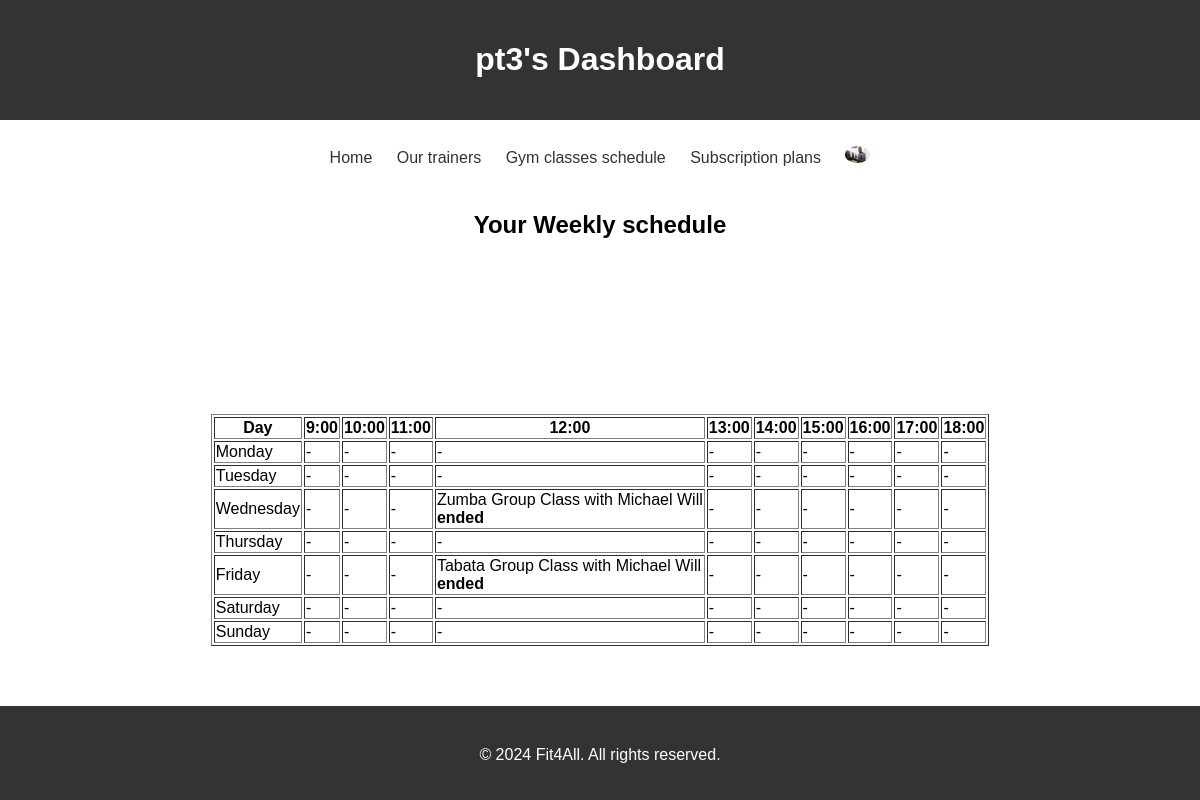
The page /dashboard/ (signed in) on the database its author committed.
### gestione_palestra/models.py (models this page shows)
class User(AbstractUser):
    is_manager = models.BooleanField(default=False)
    is_instructor = models.BooleanField(default=False)
    class Meta:
        verbose_name = _('user')
        verbose_name_plural = _('users')

class TrainerProfile(models.Model):
    user = models.OneToOneField(User, on_delete=models.CASCADE)
    gender_choices = [
        ('M', 'Male'),
        ('F', 'Female'),
    ]
    gender = models.CharField(max_length=1, choices=gender_choices, null=False, blank=True)
    first_name = models.CharField(max_length=100, null=False,blank=True)
    last_name = models.CharField(max_length=100, null=False,blank=True)
    date_of_birth = models.DateField(null=False,blank=True,default=date.today)
    certifications = models.FileField(blank=True)
    profile_picture = models.ImageField(upload_to='profile_pictures/', null=True, blank=True)
    fitness_goals = models.ManyToManyField(FitnessGoal, blank=True)  # Cambio qui
    pt_photo = models.ImageField(upload_to='pt_images/', null=True, blank=True)

class GroupTraining(models.Model):
    trainer = models.ForeignKey(TrainerProfile, on_delete=models.CASCADE)
    DAY_CHOICES = [
        ('Monday', 'Monday'),
        ('Tuesday', 'Tuesday'),
        ('Wednesday', 'Wednesday'),
        ('Thursday', 'Thursday'),
        ('Friday', 'Friday'),
        ('Saturday', 'Saturday'),
        ('Sunday', 'Sunday'),
    ]
    day = models.CharField(max_length=10, choices=DAY_CHOICES)
    START_HOUR_CHOICES = [
        (9, '9:00'),
        (10, '10:00'),
        (11, '11:00'),
        (12, '12:00'),
        (13, '13:00'),
        (14, '14:00'),
        (15, '15:00'),
        (16, '16:00'),
        (17, '17:00'),
        (18, '18:00'),
    ]
    start_hour = models.PositiveSmallIntegerField(choices=START_HOUR_CHOICES)
    duration = models.PositiveIntegerField()  # Durata in minuti
    training_type = models.CharField(max_length=10, choices=[(goal.id, goal.name) for goal in FitnessGoal.objects.all()])
    max_participants = models.PositiveIntegerField()
    total_partecipants = models.PositiveIntegerField(default=0)
    title = models.TextField()
    image = models.ImageField(upload_to='group-classes/', null=True, blank=True)

### gestione_palestra/views.py (the view, shortened to what this page needs)
# urls.py: path('dashboard/', views.Dashboard.as_view(), name='dashboard'),
class Dashboard(View):
    def get(self, request):
        context = {}
        if request.user.is_manager:
            pass
        else:
            if request.user.is_instructor:
                trainer = models.TrainerProfile.objects.get(user=request.user)
                instructor_group_classes = models.GroupTraining.objects.filter(trainer=trainer)
                booked_group_classes = []
                for group_class in instructor_group_classes:
                    booked_group_classes.append(models.GroupClassReservation.objects.filter(group_class=group_class).first())
                booked_training_sessions = models.PersonalTraining.objects.filter(trainer=trainer)
            else:
                booked_group_classes = models.GroupClassReservation.objects.filter(user=request.user)
                booked_training_sessions = models.PersonalTraining.objects.filter(trainer=request.user)
            day_mapping = {
                'Monday': 0,
                'Tuesday': 1,
                'Wednesday': 2,
                'Thursday': 3,
                'Friday': 4,
                'Saturday': 5,
                'Sunday': 6
            }
            schedule = {}
            for day in context_processors.week_days:
                schedule[day] = {}
                for hour in range(9,19):
                    schedule[day][hour] = None
            for booked_group_class in booked_group_classes:
                group_class = booked_group_class.group_class
                if day_mapping[group_class.day] > today.weekday():
                    group_class.expired = False
                elif day_mapping[group_class.day] == today.weekday():
                    if group_class.start_hour >= today.hour:
                        group_class.expired = False
                    else:
                        group_class.expired = True
                else:
                    group_class.expired = True
                schedule[group_class.day][group_class.start_hour] = group_class
            context = {'schedule':schedule}
        return render(request=request, template_name="dashboard.html", context=context)

### gestione_palestra/context_processors.py (called while the page is built)
def global_context(request):
    plans = models.SubscriptionPlan.objects.all()
    fitness_goals_choices = models.FitnessGoal.objects.all()
    fitness_goals = [(goal.id, goal.name) for goal in fitness_goals_choices]
    for plan in plans:
        plan.discounted_price = plan.monthly_price - plan.age_discount
    context =   {
                    'gym_name': 'Fit4All',
                    'now': datetime.date.today,
                    'subscription_plans':plans,
                    'fitness_goals':fitness_goals,
                    'days':week_days,
                    'hours':range(9,19)
                }
    return context

### templates/dashboard.html (shortened to what this page needs)
{% extends "base.html" %}
{% block header %} {{ request.user }}'s Dashboard {% endblock header %}
{% block content %}
{% if request.user.is_manager %}
    <h2>Create Group Training</h2>
    <a href="{% url 'create_group_training' %}" class="button">Create Group Training</button>
{% else %}
<h2>Your Weekly schedule</h2>
<table border="1" style="margin:auto;">
    <tr>
        <th>Day</th>
        {% for hour in hours %}
            <th>{{ hour }}:00</th>
        {% endfor %}
    </tr>
    {% for day, daily_schedule in schedule.items %}
    <tr>
        <td>{{ day }}</td>
        {% for hour, event in daily_schedule.items %}
            {% if event %}
                {% if event.max_participants %}
                    <td>
                        {{ event.title }} Group Class with {{ event.trainer.first_name }} {{ event.trainer.last_name }} <br>
                        {% if event.expired %}
                            <b> ended </b>
                        {% else %}
                            <b><a> Cancel </a></b>
                        {% endif %}
                    </td>
                {% endif %}
            {% else %}
            <td> - </td>
            {% endif %}
        {% endfor %}
    </tr>
    {% endfor %}
</table>
{% endif %}
{% endblock %}

### templates/navbar.html (shortened to what this page needs)
{% load static %}
<nav>
  <ul>
    <li><a href="{% url 'homepage' %}">Home</a></li>
    <li><a href="{% url 'trainer-list' %}">Our trainers</a></li>
    <li><a href="{% url 'classes-schedule' %}">Gym classes schedule</a></li>
    <li><a href="{% url 'subscription-plans' %}">Subscription plans</a></li>
    {% if request.user.is_authenticated %}
    <li>
      <div class="profile-container">
        <button id="profile-button" onclick="toggleUserMenu()" style="border: none; background: none; padding: 0; max-width: 25px; border-radius: 30%;">
          {% if request.user.userprofile.profile_picture %}
          <img src="{{ request.user.userprofile.profile_picture.url }}" alt="Profile Image" style="width: 100%; height: auto; border-radius: 50%;">
          {% elif request.user.trainerprofile.profile_picture %}
          <img src="{{ request.user.trainerprofile.profile_picture.url }}" alt="Profile Image" style="width: 100%; height: auto; border-radius: 50%;">
          {% else %}
          <img src="{% static 'img/default_profile_image.png' %}" alt="Profile Image" style="width: 100%; height: auto; border-radius: 50%;">
          {% endif %}
      </button>
      </div>
    </li>
    {% else %}
    <li><a href="{% url 'login' %}">Login</a></li>
    {% endif %}
  </ul>
</nav>

### static/css/style.css (style rules this page uses)
.profile-container { position: relative; display: inline-block; }
html, body { height: 100%; }
body { font-family: Arial, sans-serif; margin: 0; padding: 0; display: flex; flex-direction: column; }
img { width: 20px; height: auto; }
label, input, button { display: block; margin-bottom: 10px; margin-top: 10px; }
nav ul { list-style-type: none; padding: 0; text-align: center; }
nav ul li { display: inline; width: 100px; margin: 0 10px; }
nav ul li a { color: #333; text-decoration: none; }
h2 { text-align: center; color: #000000; }
button { padding: 10px; background-color: #e9e9e9; color: #fff; border: none; border-radius: 5px; cursor: pointer; }

### rows shown on the page
User: user "pt3", user.trainerprofile.profile_picture (picture)
GroupTraining: day "Wednesday", title "Zumba", trainer.first_name "Michael", trainer.last_name "Will", shows "ended"
GroupTraining: day "Friday", title "Tabata", trainer.first_name "Michael", trainer.last_name "Will", shows "ended"

### other values the page prints
{{ hour }} "9" "10" "11" "12" "13" "14" "15" "16" "17" "18"
{{ day }} "Monday" "Tuesday" "Thursday" "Saturday" "Sunday"
{{ gym_name }} "Fit4All"
